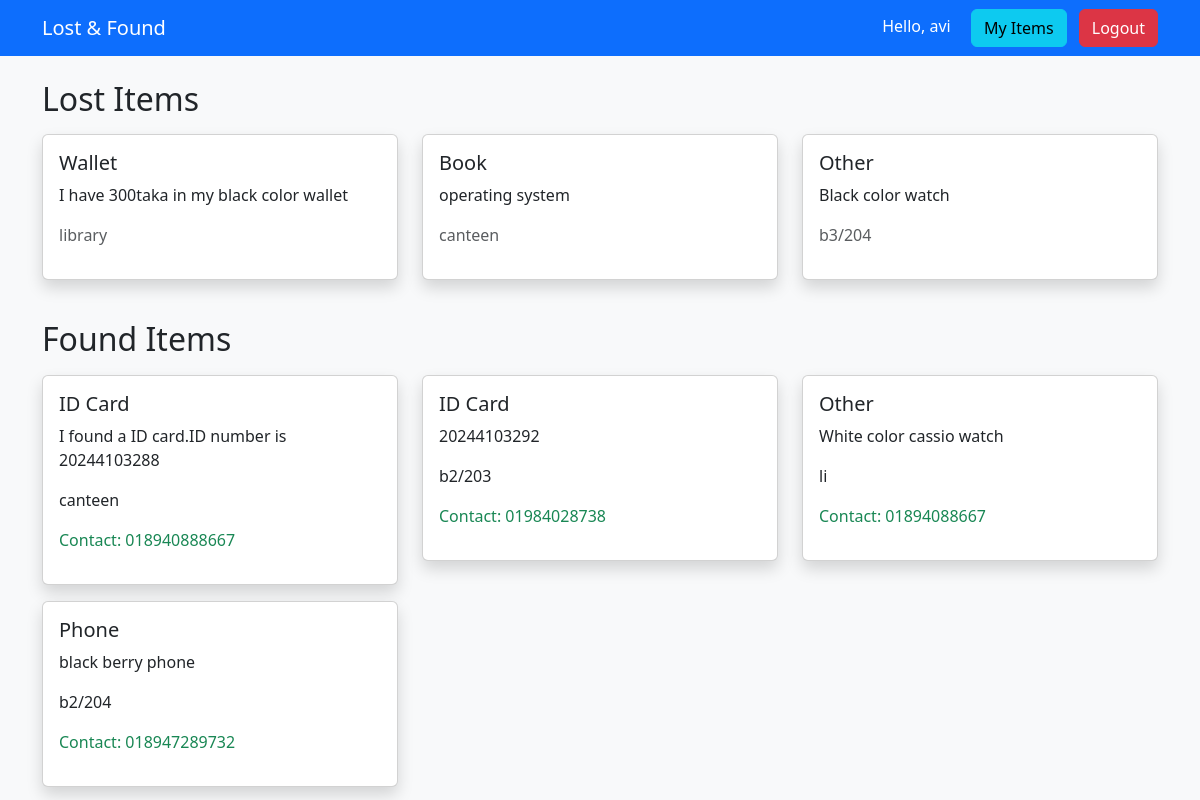
The app's page /view/ (signed in) with its own data.
### lostfound/models.py (models this page shows, shortened)
class LostItem(models.Model):
    user = models.ForeignKey(User, on_delete=models.CASCADE, null=True)

class FoundItem(models.Model):
    TYPE_CHOICES = [
        ('ID Card', 'ID Card'),
        ('Wallet', 'Wallet'),
        ('Book', 'Book'),
        ('Phone', 'Phone'),
        ('Other', 'Other'),
    ]
    type = models.CharField(max_length=50, choices=TYPE_CHOICES)
    description = models.TextField()
    location = models.CharField(max_length=200)
    contact = models.CharField(max_length=50)
    email = models.EmailField()
    user = models.ForeignKey(User, on_delete=models.CASCADE, null=True)

### lostfound/views.py (the view)
# urls.py: path('view/', views.view_items, name='view_items'),
def view_items(request):
    lost_items = LostItem.objects.all()
    found_items = FoundItem.objects.all()
    return render(request, 'view_items.html', {
        'lost_items': lost_items,
        'found_items': found_items
    })

### lostfound/templates/view_items.html
{% extends 'base.html' %}
{% block content %}
<h2 class="mb-3">Lost Items</h2>
<div class="row">
{% for item in lost_items %}
<div class="col-md-4">
<div class="card shadow mb-3">
<div class="card-body">
<h5>{{ item.type }}</h5>
<p>{{ item.description }}</p>
<p class="text-muted">{{ item.location }}</p>
</div>
</div>
</div>
{% endfor %}
</div>
<h2 class="mb-3 mt-4">Found Items</h2>
<div class="row">
{% for item in found_items %}
<div class="col-md-4">
<div class="card shadow mb-3">
<div class="card-body">
<h5>{{ item.type }}</h5>
<p>{{ item.description }}</p>
<p>{{ item.location }}</p>
<p class="text-success">
Contact: {{ item.contact }}
</p>
</div>
</div>
</div>
{% endfor %}
</div>
{% endblock %}

### lostfound/templates/base.html (shortened to what this page needs)
<!DOCTYPE html>
<html>
<head>
    <link href="https://cdn.jsdelivr.net/npm/bootstrap@5.3.3/dist/css/bootstrap.min.css" rel="stylesheet">
</head>
<body class="bg-light">
<nav class="navbar navbar-dark bg-primary">
<div class="container">
<a class="navbar-brand" href="/">Lost & Found</a>
<div class="ms-auto">
{% if user.is_authenticated %}
<span class="text-white me-3">Hello, {{ user.username }}</span>
<a class="btn btn-info me-2" href="/my-items/">My Items</a>
<a class="btn btn-danger" href="/logout/">Logout</a>
{% else %}
<a class="btn btn-light me-2" href="/login/">Login</a>
<a class="btn btn-success" href="/register/">Register</a>
{% endif %}
</div>
</div>
</nav>
<div class="container mt-4">
{% block content %}
{% endblock %}
</div>
</body>
</html>

### records on screen
LostItem: type "Wallet", description "I have 300taka in my black color wallet", location "library"
LostItem: type "Book", description "operating system", location "canteen"
LostItem: type "Other", description "Black color watch", location "b3/204"
FoundItem: type "ID Card", description "I found a ID card.ID number is 20244103288", location "canteen", contact "018940888667"
FoundItem: type "ID Card", description "20244103292", location "b2/203", contact "01984028738"
FoundItem: type "Other", description "White color cassio watch", location "li", contact "01894088667"
FoundItem: type "Phone", description "black berry phone", location "b2/204", contact "018947289732"

### other values on screen
{{ user.username }} "avi"
